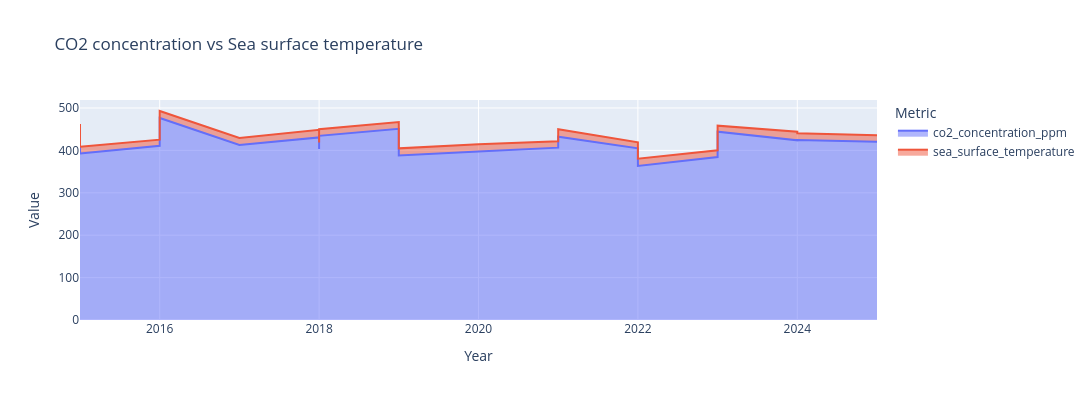

Notebook source saved alongside this figure:
### Markdown cell above
In this stream graph we can see that the human induced climate change factors corrolate with the rise of the sea surface temperature.
Especially the fossil_fuel consumption has a great impact. But also with deforestation you cansee the rise and fall corrolating to the sst.

### Code cell
# Convert df to a long format suitable for plotting
melted_data_all = df_cc_cleaned.melt(
    id_vars='year',
    value_vars=[
        'co2_concentration_ppm',
        'sea_surface_temperature'
        
        
    ],
    var_name='Metric',
    value_name='Value'
)

# Create the stream graph using all data
fig = px.area(
    melted_data_all,
    x='year',
    y='Value',
    color='Metric',
    title='CO2 concentration vs Sea surface temperature',
    labels={'Value': 'Value'},
    line_group='Metric'
)

# Customize the plot for better aesthetics
fig.update_traces(mode="lines")  # Smooth lines and markers
fig.update_layout(yaxis_title='Value', xaxis_title='Year', width = 1200, height= 400)

# Display the plot
fig.show()

### Figure 1 — Plotly figure (JSON) as saved in the notebook; plotly's stock layout.template omitted (floating-point values rounded to 4 significant figures)
{"data": [{"fillpattern": {"shape": ""}, "hovertemplate": "Metric=co2_concentration_ppm<br>year=%{x}<br>Value=%{y}<extra></extra>", "legendgroup": "co2_concentration_ppm", "line": {"color": "#636efa"}, "marker": {"symbol": "circle"}, "mode": "lines", "name": "co2_concentration_ppm", "orientation": "v", "showlegend": true, "stackgroup": "1", "type": "scatter", "x": [2015, 2015, 2015, 2016, 2016, 2017, 2018, 2018, 2018, 2018, 2019, 2019, 2019, 2019, 2020, 2021, 2021, 2022, 2022, 2023, 2023, 2023, 2023, 2024, 2024, 2025], "xaxis": "x", "y": [447.3, 433.5, 392.4, 410.9, 476.5, 412.9, 430.6, 403.3, 427.6, 434.2, 450.8, 431.5, 398.7, 387.8, 397.1, 406.4, 432.2, 404.8, 363.4, 384.4, 397.4, 404.9, 444.0, 423.8, 424.4, 420.2], "yaxis": "y"}, {"fillpattern": {"shape": ""}, "hovertemplate": "Metric=sea_surface_temperature<br>year=%{x}<br>Value=%{y}<extra></extra>", "legendgroup": "sea_surface_temperature", "line": {"color": "#EF553B"}, "marker": {"symbol": "circle"}, "mode": "lines", "name": "sea_surface_temperature", "orientation": "v", "showlegend": true, "stackgroup": "1", "type": "scatter", "x": [2015, 2015, 2015, 2016, 2016, 2017, 2018, 2018, 2018, 2018, 2019, 2019, 2019, 2019, 2020, 2021, 2021, 2022, 2022, 2023, 2023, 2023, 2023, 2024, 2024, 2025], "xaxis": "x", "y": [14.83, 18.01, 16.39, 14.36, 16.38, 16.27, 18.0, 15.43, 15.58, 15.81, 16.1, 17.27, 18.14, 17.0, 17.33, 15.19, 17.63, 14.4, 16.84, 15.73, 18.62, 14.65, 14.36, 20.28, 16.2, 15.45], "yaxis": "y"}], "layout": {"height": 400, "legend": {"title": {"text": "Metric"}, "tracegroupgap": 0}, "title": {"text": "CO2 concentration vs Sea surface temperature"}, "width": 1200, "xaxis": {"anchor": "y", "domain": [0, 1], "title": {"text": "Year"}}, "yaxis": {"anchor": "x", "domain": [0, 1], "title": {"text": "Value"}}}}
